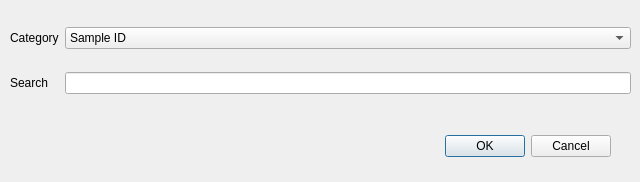
<?xml version="1.0" encoding="UTF-8"?>
<ui version="4.0">
 <class>Dialog</class>
 <widget class="QDialog" name="Dialog">
  <property name="geometry">
   <rect>
    <x>0</x>
    <y>0</y>
    <width>640</width>
    <height>182</height>
   </rect>
  </property>
  <property name="windowTitle">
   <string>Dialog</string>
  </property>
  <widget class="QDialogButtonBox" name="buttonBox">
   <property name="geometry">
    <rect>
     <x>30</x>
     <y>130</y>
     <width>581</width>
     <height>32</height>
    </rect>
   </property>
   <property name="orientation">
    <enum>Qt::Horizontal</enum>
   </property>
   <property name="standardButtons">
    <set>QDialogButtonBox::Cancel|QDialogButtonBox::Ok</set>
   </property>
  </widget>
  <widget class="QWidget" name="gridLayoutWidget">
   <property name="geometry">
    <rect>
     <x>10</x>
     <y>10</y>
     <width>621</width>
     <height>101</height>
    </rect>
   </property>
   <layout class="QGridLayout" name="gridLayout">
    <item row="1" column="1">
     <widget class="QLineEdit" name="lineEdit"/>
    </item>
    <item row="0" column="0">
     <widget class="QLabel" name="label">
      <property name="text">
       <string>Category</string>
      </property>
     </widget>
    </item>
    <item row="1" column="0">
     <widget class="QLabel" name="label_2">
      <property name="text">
       <string>Search</string>
      </property>
     </widget>
    </item>
    <item row="0" column="1">
     <widget class="QComboBox" name="category">
      <item>
       <property name="text">
        <string>Sample ID</string>
       </property>
      </item>
      <item>
       <property name="text">
        <string>Description</string>
       </property>
      </item>
      <item>
       <property name="text">
        <string>Compound</string>
       </property>
      </item>
      <item>
       <property name="text">
        <string>Expiration Date</string>
       </property>
      </item>
      <item>
       <property name="text">
        <string>Validity</string>
       </property>
      </item>
      <item>
       <property name="text">
        <string>Series Name</string>
       </property>
      </item>
      <item>
       <property name="text">
        <string>Date</string>
       </property>
      </item>
      <item>
       <property name="text">
        <string>Comment</string>
       </property>
      </item>
     </widget>
    </item>
   </layout>
  </widget>
 </widget>
 <resources/>
 <connections>
  <connection>
   <sender>buttonBox</sender>
   <signal>accepted()</signal>
   <receiver>Dialog</receiver>
   <slot>accept()</slot>
   <hints>
    <hint type="sourcelabel">
     <x>248</x>
     <y>254</y>
    </hint>
    <hint type="destinationlabel">
     <x>157</x>
     <y>274</y>
    </hint>
   </hints>
  </connection>
  <connection>
   <sender>buttonBox</sender>
   <signal>rejected()</signal>
   <receiver>Dialog</receiver>
   <slot>reject()</slot>
   <hints>
    <hint type="sourcelabel">
     <x>316</x>
     <y>260</y>
    </hint>
    <hint type="destinationlabel">
     <x>286</x>
     <y>274</y>
    </hint>
   </hints>
  </connection>
 </connections>
</ui>
